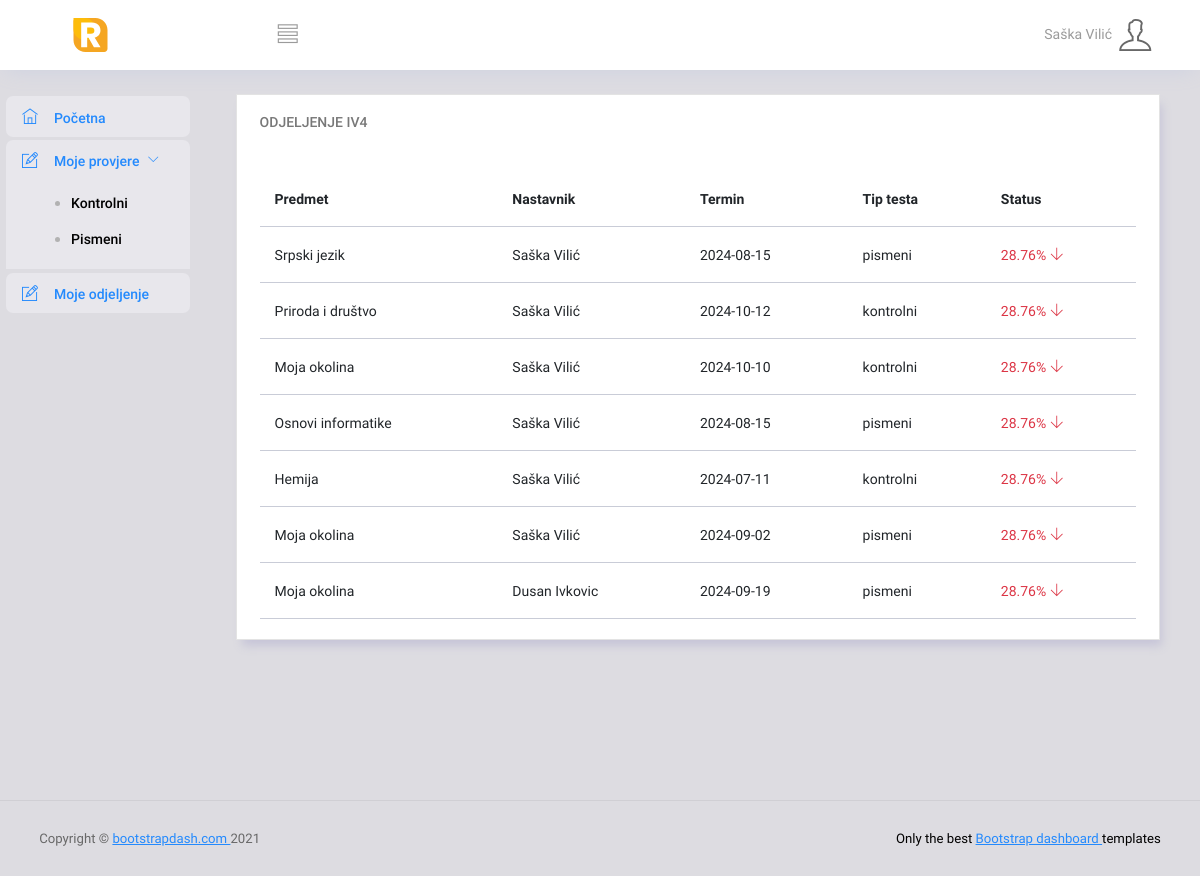
Page /httpdocs/dashboard.php?classesView (signed in) on the committed database.
### tables this page shows
CREATE TABLE `testes` (
  `id` int(11) NOT NULL,
  `subject` varchar(50) NOT NULL,
  `class` varchar(10) NOT NULL,
  `test_type` varchar(10) NOT NULL,
  `termin` date NOT NULL,
  `user_id` int(11) NOT NULL
);

CREATE TABLE `teachers` (
  `user_id` int(11) NOT NULL,
  `full_name` varchar(50) NOT NULL,
  `email` varchar(50) NOT NULL,
  `password` varchar(100) NOT NULL,
  `class_teacher` varchar(10) NOT NULL
);

### app/helpers/Session.php (called while the page is built, shortened)
<?php
class Session
{
    public static function get($key)
    {
        return $_SESSION[$key] ?? null;
    }
}

### app/helpers/Db.php (called while the page is built, shortened)
<?php
class Db
{
  public $host = DB_HOST;
  public $user = DB_USER;
  public $password = DB_PASSWORD;
  public $dataBase = DB_NAME;
  public $conn;
  private function conect()
  {
    $this->conn = new mysqli($this->host, $this->user, $this->password, $this->dataBase);
  }
  public function query($sql)
  {
    return $this->stmt = $this->conn->prepare($sql);
  }
}

### app/models/TestModel.php (called while the page is built, shortened)
<?php
class TestModel extends Db
{
    public Db $db;
    public function __construct()
    {
        $this->db = new Db();
    }
    public function findTestByClass ($id)
    {
        $sql = "SELECT * FROM testes WHERE class = ?";
        $stmt = $this->db->query($sql);
        $class = $this->findClassTeacher($id);
        $stmt->bind_param('s', $class['class_teacher']);
        $stmt->execute();
        $result = $stmt->get_result();
        $testForClass = $result->fetch_all(MYSQLI_ASSOC);
        return $result->num_rows > 0 ? $testForClass : null;
    }
    public function findClassTeacher ($id)
    {
        $sql = "SELECT * FROM teachers WHERE user_id = ?";
        $stmt = $this->db->query($sql);
        $stmt->bind_param('i', $id);
        $stmt->execute();
        $result = $stmt->get_result();
        $classTeacher = $result->fetch_assoc();
        return $result->num_rows > 0 ? $classTeacher : false;
    }
    public function printClass($values)
    {
        foreach ($values as $key => $value)
        {
            return $value['class'];
        }
    }
}

### app/models/RegisterModel.php (called while the page is built, shortened)
<?php
class RegisterModel extends Db
{
    public Db $db;
    public function __construct()
    {
        $this->db = new Db();
    }
    public function findUserByUserId ($id)
    {
        $sql = "SELECT * FROM teachers WHERE user_id = ?";
        $stmt = $this->db->query($sql);
        $stmt->bind_param('s', $id);
        $stmt->execute();
        $result = $stmt->get_result();
        $user = $result->fetch_assoc();
        return $result->num_rows > 0 ? $user : false;
    }
}

### app/views/testes/index.classes.php (the view, shortened to what this page needs)
<?php
$tM = new TestModel;
$rm = new RegisterModel;
$testes = $tM->findTestByClass(Session::get('userId')) ?? [];
?>
<div class="content-wrapper">
    <div class="row">
        <div class="col-12 grid-margin stretch-card">
                <div class="card">
                    <div class="card-body">
                    <h4 class="card-title"><?= $testes ? 'odjeljenje ' . $tM->printClass($testes)  : '' ?></h4>
                    <div class="table-responsive">
                        <table class="table table-hover">
                            <thead>
                                <tr>
                                    <th>Predmet</th>
                                    <th>Nastavnik</th>
                                    <th>Termin</th>
                                    <th>Tip testa</th>
                                    <th>Status</th>
                                </tr>
                            </thead>
                            <tbody>
                                <?php foreach ($testes as $test) : ?>
                                <tr>
                                    <td><?= $test['subject'] ?></td>
                                    <td>
                                        <?php
                                            $user = $rm->findUserByUserId($test['user_id']);
                                            echo $user['full_name'];
                                        ?>
                                    </td>
                                    <td><?=$test['termin'] ?></td>
                                    <td><?=$test['test_type'] ?></td>
                                    <td class="text-danger"> 28.76% <i class="ti-arrow-down"></i></td>
                                </tr>
                                <?php endforeach ?>
                            </tbody>
                        </table>
                    </div>
                    </div>
                </div>
                </div>
        </div>
    </div>
</div>

### httpdocs/inc/header.php (shortened to what this page needs)
<?php
require_once __DIR__ . '/../../app/helpers/Session.php';
?>
<!DOCTYPE html>
<html lang="en">
<head>
  <link rel="stylesheet" href="assets/vendors/ti-icons/css/themify-icons.css">
  <link rel="stylesheet" href="assets/vendors/base/vendor.bundle.base.css">
  <link rel="stylesheet" href="assets/css/style.css">
</head>
<body>
  <div class="container-scroller">

### httpdocs/inc/navbar.php (shortened to what this page needs)
<nav class="navbar col-lg-12 col-12 p-0 fixed-top d-flex flex-row">
    <div class="text-center navbar-brand-wrapper d-flex align-items-center justify-content-center">
        <a class="navbar-brand brand-logo me-5" href="./dashboard.php?main"><img src="images/logo-mini.svg" class="me-2" alt="logo"/></a>
    </div>
    <div class="navbar-menu-wrapper d-flex align-items-center justify-content-end">
        <button class="navbar-toggler navbar-toggler align-self-center" type="button" data-toggle="minimize">
            <span class="ti-view-list"></span>
        </button>
        <ul class="navbar-nav navbar-nav-right">
            <li class="nav-item dropdown me-1">
                <span class="mb-0 font-weight-normal menu-title"><?php echo Session::get('user') ?></span>
            </li>
            <li class="nav-item nav-profile dropdown">
                <a class="nav-link dropdown-toggle" href="#" data-bs-toggle="dropdown" id="profileDropdown">
                    <i class="ti-user icon-md text-muted mb-0 mb-md-3 mb-xl-0"></i>
                </a>
            </li>
        </ul>
    </div>
</nav>

### httpdocs/dashboard.php (shortened to what this page needs)
<?php
require_once __DIR__ . '/inc/header.php';
require_once __DIR__ . '/inc/navbar.php';
$router = new Router();
$uri = parse_url($_SERVER['REQUEST_URI'])['query'] ?? '';
$method = $_POST['_method'] ?? $_SERVER['REQUEST_METHOD'];
?>
<div class="container-fluid page-body-wrapper">
    <?php
    require_once __DIR__ . '/inc/sidebar.php';
    $router->route($uri, $method);
    require_once __DIR__ . '/inc/footer.php';

### httpdocs/inc/sidebar.php
<nav class="sidebar sidebar-offcanvas" id="sidebar">
    <ul class="nav">
        <li class="nav-item">
            <a class="nav-link" href="./dashboard.php?main">
                <i class="ti-home menu-icon"></i>
                <span class="menu-title">Početna</span>
            </a>
        </li>
        <li class="nav-item">
            <a class="nav-link" data-bs-toggle="collapse" href="#ui-basic" aria-expanded="false" aria-controls="ui-basic">
                <i class="ti-pencil-alt menu-icon"></i>
                <span class="menu-title">Moje provjere</span>
                <i class="menu-arrow"></i>
            </a>
            <div class="collapse" id="ui-basic">
                <ul class="nav flex-column sub-menu">
                    <li class="nav-item"> <a class="nav-link" href="./dashboard.php?controlsView">Kontrolni</a></li>
                    <li class="nav-item"> <a class="nav-link" href="./dashboard.php?writeningView">Pismeni</a></li>
                </ul>
            </div>
        </li>
        <li class="nav-item">
            <a class="nav-link" href="./dashboard.php?classesView">
                <i class="ti-pencil-alt menu-icon"></i>
                <span class="menu-title">Moje odjeljenje</span>
            </a>
        </li>
    </ul>
</nav>

### app/core/Router.php (shortened to what this page needs)
<?php
class Router {
    public array $routes = [];
    public function add (string $method, string $uri,  string $controller)
    {
        $this->routes[] = [
            'uri' => $uri,
            'controller' => $controller,
            'method' => $method
        ];
    }
    public function route ($uri, $method)
    {
        foreach ($this->routes as $route)
        {
            if ($route['uri'] == $uri && $route['method'] == strtoupper($method))
            {
                return require_once __DIR__ . '/../' . $route['controller'];
            }
        }
    }
}

### httpdocs/inc/footer.php (shortened to what this page needs)
                    <footer class="footer">
                        <div class="d-sm-flex justify-content-center justify-content-sm-between">
                        <span class="text-muted text-center text-sm-left d-block d-sm-inline-block">Copyright © <a href="https://www.bootstrapdash.com/" target="_blank">bootstrapdash.com </a>2021</span>
                        <span class="float-none float-sm-right d-block mt-1 mt-sm-0 text-center">Only the best <a href="https://www.bootstrapdash.com/" target="_blank"> Bootstrap dashboard </a> templates</span>
                        </div>
                    </footer>
                </div>
    </body>
</html>

### rows in the picture
testes: class "IV4", subject "Srpski jezik", user.full_name "Saška Vilić", termin "2024-08-15", test_type "pismeni"
testes: subject "Priroda i društvo", user.full_name "Saška Vilić", termin "2024-10-12", test_type "kontrolni"
testes: subject "Moja okolina", user.full_name "Saška Vilić", termin "2024-10-10", test_type "kontrolni"
testes: subject "Osnovi informatike", user.full_name "Saška Vilić", termin "2024-08-15", test_type "pismeni"
testes: subject "Hemija", user.full_name "Saška Vilić", termin "2024-07-11", test_type "kontrolni"
testes: subject "Moja okolina", user.full_name "Saška Vilić", termin "2024-09-02", test_type "pismeni"
testes: subject "Moja okolina", user.full_name "Dusan Ivkovic", termin "2024-09-19", test_type "pismeni"

### other values in the picture
Session::get('user') "Saška Vilić"
